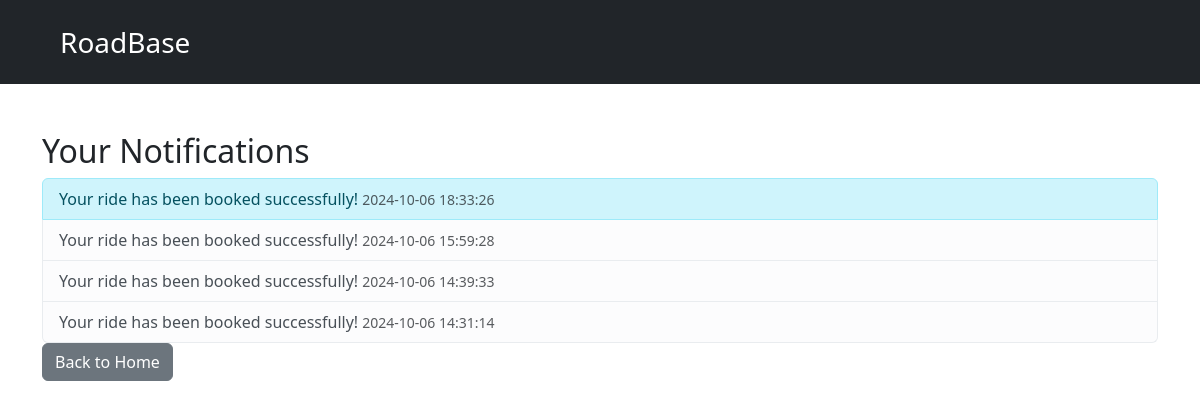
The page /notification.php (signed in) on the database as committed earlier.
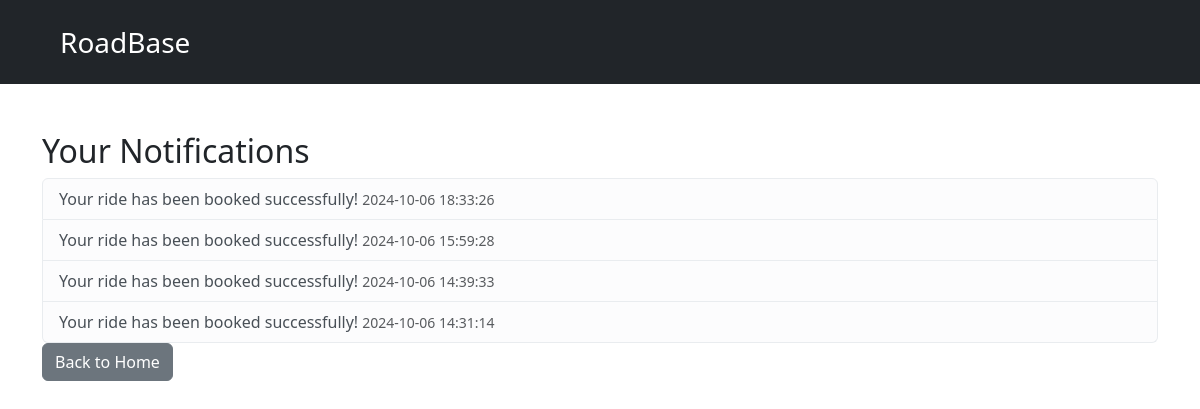
The same page on the database as committed later.
### tables this page shows
CREATE TABLE `notifications` (
  `id` int(11) NOT NULL,
  `user_id` int(11) NOT NULL,
  `message` varchar(255) NOT NULL,
  `is_read` tinyint(4) DEFAULT 0,
  `created_at` timestamp NOT NULL DEFAULT current_timestamp()
);

### notification.php (the view, shortened to what this page needs)
<?php
require 'config/database.php';
$user_id = $_SESSION['user_id'];
$stmt = $pdo->prepare("SELECT * FROM notifications WHERE user_id = ? ORDER BY created_at DESC");
$stmt->execute([$user_id]);
$notifications = $stmt->fetchAll();
?>
<!DOCTYPE html>
<html lang="en">
<head>
    <link rel="stylesheet" href="https://cdn.jsdelivr.net/npm/bootstrap@5.3.3/dist/css/bootstrap.min.css">
    <link rel="stylesheet" href="https://cdnjs.cloudflare.com/ajax/libs/font-awesome/6.6.0/css/all.min.css" />
</head>
<body>
    <?php require 'navbar.php' ?>
    <div class="container mt-5">
        <h2>Your Notifications</h2>
        <?php if ($notifications): ?>
            <ul class="list-group">
                <?php foreach ($notifications as $notification): ?>
                    <li class="list-group-item <?php echo $notification['is_read'] ? 'list-group-item-light' : 'list-group-item-info'; ?>">
                        <?php echo htmlspecialchars($notification['message']); ?>
                        <small class="text-muted float-right"><?php echo htmlspecialchars($notification['created_at']); ?></small>
                    </li>
                <?php endforeach; ?>
            </ul>
        <?php else: ?>
            <p>No notifications.</p>
        <?php endif; ?>
        <a href="Ride.php" class="btn btn-secondary">Back to Home</a>
    </div>
</body>
</html>

Rows that differ between the two databases and show on the page:
changed notifications (number 1 of 4 on the later page): is_read 0 → 1 (drawn)
